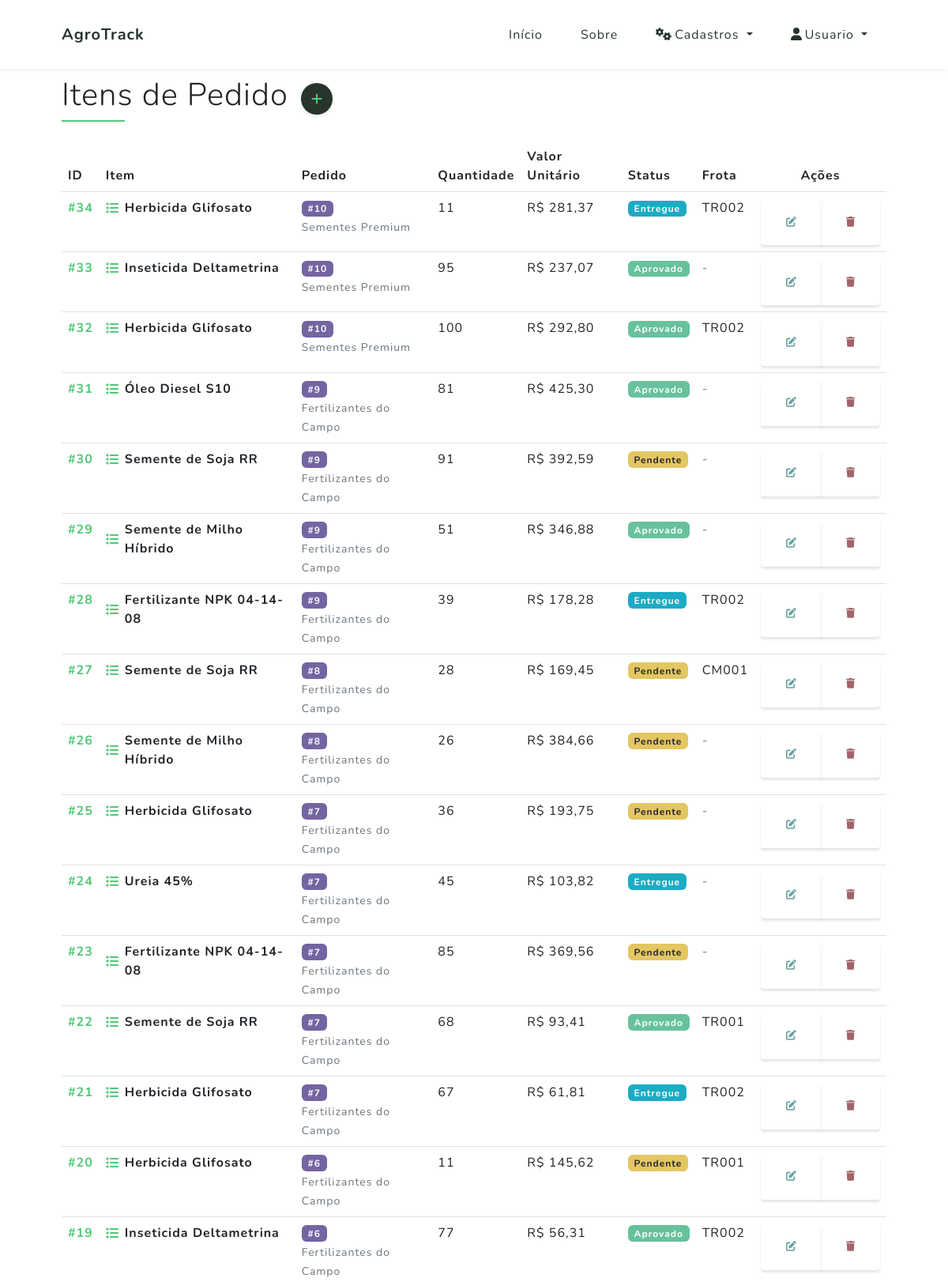
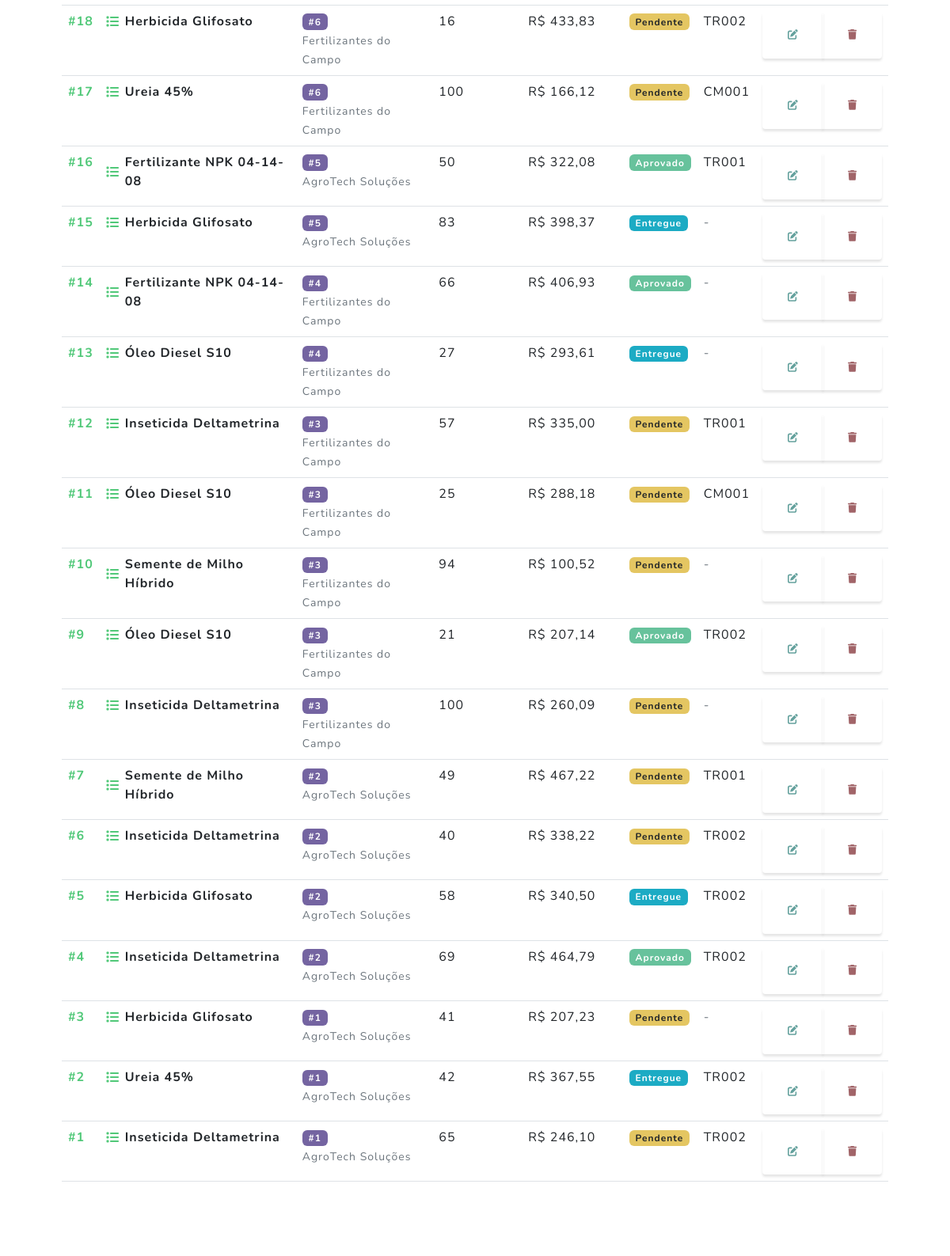
The page /cadastros/listar/itempedido/ (signed in, upper part) on the database its author committed (2 pictures, top to bottom).
### cadastros/models.py (models this page shows, shortened)
class ItemPedido(models.Model):
    STATUS_CHOICES = [
        ('pendente', 'Pendente'),
        ('aprovado', 'Aprovado'),
        ('rejeitado', 'Rejeitado'),
        ('entregue', 'Entregue'),
    ]
    item = models.ForeignKey('Item', on_delete=models.CASCADE)
    frota = models.ForeignKey('Frota', on_delete=models.SET_NULL, null=True, blank=True)
    pedido = models.ForeignKey('Pedido', on_delete=models.CASCADE)
    status = models.CharField(max_length=20, choices=STATUS_CHOICES, default='pendente')
    quantidade = models.PositiveIntegerField()
    valor_unitario = models.DecimalField(max_digits=10, decimal_places=2)
    criado_por = models.ForeignKey(User, on_delete=models.CASCADE)
    class Meta:
        verbose_name = "Item de Pedido"
        verbose_name_plural = "Itens de Pedido"
        ordering = ['pedido', 'item']

class Item(models.Model):
    nome = models.CharField(max_length=100)
    categoria = models.ForeignKey('CategoriaItem', on_delete=models.CASCADE)
    criado_por = models.ForeignKey(User, on_delete=models.CASCADE)
    class Meta:
        verbose_name = "Item"
        verbose_name_plural = "Itens"
        ordering = ['nome']

class Pedido(models.Model):
    STATUS_CHOICES = [
        ('pendente', 'Pendente'),
        ('em_andamento', 'Em Andamento'),
        ('finalizado', 'Finalizado'),
    ]
    fornecedor = models.ForeignKey(Fornecedor, on_delete=models.CASCADE)
    descricao = models.TextField()
    data_pedido = models.DateTimeField(auto_now_add=True)
    previsao_entrega = models.DateField(null=True, blank=True)
    status = models.CharField(max_length=20, choices=STATUS_CHOICES, default='pendente')
    criado_por = models.ForeignKey(User, on_delete=models.CASCADE)
    valor_total = models.DecimalField(max_digits=10, decimal_places=2, default=0.00)
    class Meta:
        verbose_name = "Pedido"
        verbose_name_plural = "Pedidos"
        ordering = ['-data_pedido']

class Fornecedor(models.Model):
    nome = models.CharField(max_length=100)
    cnpj = models.CharField(max_length=18)
    telefone = models.CharField(max_length=20, blank=True)
    email = models.EmailField(blank=True)
    cidade = models.ForeignKey(Cidade, on_delete=models.CASCADE)
    estado = models.ForeignKey(Estado, on_delete=models.CASCADE)
    criado_por = models.ForeignKey(User, on_delete=models.CASCADE)
    class Meta:
        verbose_name = "Fornecedor"
        verbose_name_plural = "Fornecedores"
        ordering = ['nome']

class Frota(models.Model):
    prefixo = models.CharField(max_length=10)
    descricao = models.CharField(max_length=255)
    ano = models.PositiveIntegerField()
    criado_por = models.ForeignKey(User, on_delete=models.CASCADE)
    class Meta:
        verbose_name = "Frota"
        verbose_name_plural = "Frotas"
        ordering = ['prefixo']

### cadastros/views.py (the view)
# urls.py: path('listar/itempedido/', ItemPedidoList.as_view(), name='itempedido-list'),
class ItemPedidoList(LoginRequiredMixin, ListView):
    template_name = 'listas/itempedido.html'
    model = ItemPedido
    context_object_name = 'itens_pedido'
    def get_queryset(self):
        return ItemPedido.objects.select_related(
            'item',
            'item__categoria',  # Categoria do item
            'frota',
            'pedido',
            'pedido__fornecedor',  # Fornecedor do pedido
            'criado_por'
        ).filter(
            criado_por=self.request.user
        ).order_by('-id')  # Usar -id em vez de -criado_em

### cadastros/templates/listas/itempedido.html (shortened to what this page needs)
{% extends "paginasweb/modelo.html" %}
{% load static %}
{% block conteudo %}
<section class="py-5 mt-5">
    <div class="container px-4 px-lg-5">
        <div class="mb-5">
            <div class="d-flex align-items-center mb-4">
                <div class="me-3">
                    <h1 class="text-dark fw-light mb-2">Itens de Pedido</h1>
                    <div class="border-bottom border-2 border-primary" style="width: 80px;"></div>
                </div>
                <a class="btn-add-round" href="{% url 'cadastrar-itempedido' %}" title="Cadastrar Novo Item de Pedido">
                    <i class="fas fa-plus"></i>
                </a>
            </div>
            <div class="table-container">
                <table class="table table-modern">
                    <thead>
                        <tr>
                            <th>ID</th>
                            <th>Item</th>
                            <th>Pedido</th>
                            <th>Quantidade</th>
                            <th>Valor Unitário</th>
                            <th>Status</th>
                            <th>Frota</th>
                            <th class="text-center">Ações</th>
                        </tr>
                    </thead>
                    <tbody>
                        {% for item_pedido in object_list %}
                        <tr>
                            <td class="fw-bold text-primary">#{{ item_pedido.id }}</td>
                            <td>
                                <div class="d-flex align-items-center">
                                    <i class="fas fa-list text-primary me-2"></i>
                                    <strong>{{ item_pedido.item.nome }}</strong>
                                </div>
                            </td>
                            <td>
                                <span class="badge bg-secondary">#{{ item_pedido.pedido.id }}</span>
                                <br><small class="text-muted">{{ item_pedido.pedido.fornecedor.nome }}</small>
                            </td>
                            <td>{{ item_pedido.quantidade }}</td>
                            <td>R$ {{ item_pedido.valor_unitario|floatformat:2 }}</td>
                            <td>
                                {% if item_pedido.status == 'pendente' %}
                                    <span class="badge bg-warning text-dark">Pendente</span>
                                {% elif item_pedido.status == 'aprovado' %}
                                    <span class="badge bg-success">Aprovado</span>
                                {% elif item_pedido.status == 'rejeitado' %}
                                    <span class="badge bg-danger">Rejeitado</span>
                                {% else %}
                                    <span class="badge bg-info">Entregue</span>
                                {% endif %}
                            </td>
                            <td>
                                {% if item_pedido.frota %}
                                    {{ item_pedido.frota.prefixo }}
                                {% else %}
                                    <span class="text-muted">-</span>
                                {% endif %}
                            </td>
                            <td class="text-center">
                                <div class="btn-group" role="group">
                                    <a href="{% url 'itempedido-update' item_pedido.id %}"
                                       class="btn btn-outline-primary btn-sm" title="Editar">
                                        <i class="fas fa-edit"></i>
                                    </a>
                                    <a href="{% url 'itempedido-deletar' item_pedido.id %}"
                                       class="btn btn-outline-danger btn-sm" title="Excluir">
                                        <i class="fas fa-trash"></i>
                                    </a>
                                </div>
                            </td>
                        </tr>
                        {% endfor %}
                    </tbody>
                </table>
            </div>
        </div>
    </div>
</section>
{% endblock %}

### paginasweb/templates/paginasweb/modelo.html (shortened to what this page needs)
{% load static %}
<!DOCTYPE html>
<html lang="pt-br">
<head>
    <link href="https://cdn.jsdelivr.net/npm/bootstrap@5.3.0/dist/css/bootstrap.min.css" rel="stylesheet">
    <link href="{% static 'css/styles.css' %}" rel="stylesheet">
</head>
<body id="page-top" class="bg-white">
    <nav class="navbar navbar-expand-lg navbar-light fixed-top" id="mainNav">
        <div class="container px-4 px-lg-5">
            <a class="navbar-brand" href="/">AgroTrack</a>
            <div class="collapse navbar-collapse" id="navbarResponsive">
                <ul class="navbar-nav ms-auto">
                    <li class="nav-item"><a class="nav-link" href="/">Início</a></li>
                    <li class="nav-item"><a class="nav-link" href="/sobre/">Sobre</a></li>
                    {% if user.is_authenticated %}
                        <li class="nav-item dropdown">
                            <a class="nav-link dropdown-toggle" href="#" id="navbarDropdown" role="button"
                               data-bs-toggle="dropdown" aria-expanded="false">
                                <i class="fas fa-cogs me-1"></i>Cadastros
                            </a>
                        </li>
                        <li class="nav-item dropdown">
                            <a class="nav-link dropdown-toggle" href="#" id="userDropdown" role="button"
                               data-bs-toggle="dropdown" aria-expanded="false">
                                <i class="fas fa-user me-1"></i>{{ user.first_name|default:user.username }}
                            </a>
                        </li>
                    {% endif %}
                </ul>
            </div>
        </div>
    </nav>
    {% block conteudo %}{% endblock %}
</body>
</html>

### rows shown on the page
ItemPedido: id "34", item.nome "Herbicida Glifosato", pedido.id "10", pedido.fornecedor.nome "Sementes Premium", quantidade "11", valor_unitario "281,37", status "Entregue", frota.prefixo "TR002"
ItemPedido: id "33", item.nome "Inseticida Deltametrina", pedido.id "10", pedido.fornecedor.nome "Sementes Premium", quantidade "95", valor_unitario "237,07", status "Aprovado"
ItemPedido: id "32", item.nome "Herbicida Glifosato", pedido.id "10", pedido.fornecedor.nome "Sementes Premium", quantidade "100", valor_unitario "292,80", status "Aprovado", frota.prefixo "TR002"
ItemPedido: id "31", item.nome "Óleo Diesel S10", pedido.id "9", pedido.fornecedor.nome "Fertilizantes do Campo", quantidade "81", valor_unitario "425,30", status "Aprovado"
ItemPedido: id "30", item.nome "Semente de Soja RR", pedido.id "9", pedido.fornecedor.nome "Fertilizantes do Campo", quantidade "91", valor_unitario "392,59", status "Pendente"
ItemPedido: id "29", item.nome "Semente de Milho Híbrido", pedido.id "9", pedido.fornecedor.nome "Fertilizantes do Campo", quantidade "51", valor_unitario "346,88", status "Aprovado"
ItemPedido: id "28", item.nome "Fertilizante NPK 04-14-08", pedido.id "9", pedido.fornecedor.nome "Fertilizantes do Campo", quantidade "39", valor_unitario "178,28", status "Entregue", frota.prefixo "TR002"
ItemPedido: id "27", item.nome "Semente de Soja RR", pedido.id "8", pedido.fornecedor.nome "Fertilizantes do Campo", quantidade "28", valor_unitario "169,45", status "Pendente", frota.prefixo "CM001"
ItemPedido: id "26", item.nome "Semente de Milho Híbrido", pedido.id "8", pedido.fornecedor.nome "Fertilizantes do Campo", quantidade "26", valor_unitario "384,66", status "Pendente"
ItemPedido: id "25", item.nome "Herbicida Glifosato", pedido.id "7", pedido.fornecedor.nome "Fertilizantes do Campo", quantidade "36", valor_unitario "193,75", status "Pendente"
ItemPedido: id "24", item.nome "Ureia 45%", pedido.id "7", pedido.fornecedor.nome "Fertilizantes do Campo", quantidade "45", valor_unitario "103,82", status "Entregue"
ItemPedido: id "23", item.nome "Fertilizante NPK 04-14-08", pedido.id "7", pedido.fornecedor.nome "Fertilizantes do Campo", quantidade "85", valor_unitario "369,56", status "Pendente"
ItemPedido: id "22", item.nome "Semente de Soja RR", pedido.id "7", pedido.fornecedor.nome "Fertilizantes do Campo", quantidade "68", valor_unitario "93,41", status "Aprovado", frota.prefixo "TR001"
ItemPedido: id "21", item.nome "Herbicida Glifosato", pedido.id "7", pedido.fornecedor.nome "Fertilizantes do Campo", quantidade "67", valor_unitario "61,81", status "Entregue", frota.prefixo "TR002"
ItemPedido: id "20", item.nome "Herbicida Glifosato", pedido.id "6", pedido.fornecedor.nome "Fertilizantes do Campo", quantidade "11", valor_unitario "145,62", status "Pendente", frota.prefixo "TR001"
ItemPedido: id "19", item.nome "Inseticida Deltametrina", pedido.id "6", pedido.fornecedor.nome "Fertilizantes do Campo", quantidade "77", valor_unitario "56,31", status "Aprovado", frota.prefixo "TR002"
ItemPedido: id "18", item.nome "Herbicida Glifosato", pedido.id "6", pedido.fornecedor.nome "Fertilizantes do Campo", quantidade "16", valor_unitario "433,83", status "Pendente", frota.prefixo "TR002"
ItemPedido: id "17", item.nome "Ureia 45%", pedido.id "6", pedido.fornecedor.nome "Fertilizantes do Campo", quantidade "100", valor_unitario "166,12", status "Pendente", frota.prefixo "CM001"
ItemPedido: id "16", item.nome "Fertilizante NPK 04-14-08", pedido.id "5", pedido.fornecedor.nome "AgroTech Soluções", quantidade "50", valor_unitario "322,08", status "Aprovado", frota.prefixo "TR001"
ItemPedido: id "15", item.nome "Herbicida Glifosato", pedido.id "5", pedido.fornecedor.nome "AgroTech Soluções", quantidade "83", valor_unitario "398,37", status "Entregue"
ItemPedido: id "14", item.nome "Fertilizante NPK 04-14-08", pedido.id "4", pedido.fornecedor.nome "Fertilizantes do Campo", quantidade "66", valor_unitario "406,93", status "Aprovado"
ItemPedido: id "13", item.nome "Óleo Diesel S10", pedido.id "4", pedido.fornecedor.nome "Fertilizantes do Campo", quantidade "27", valor_unitario "293,61", status "Entregue"
ItemPedido: id "12", item.nome "Inseticida Deltametrina", pedido.id "3", pedido.fornecedor.nome "Fertilizantes do Campo", quantidade "57", valor_unitario "335,00", status "Pendente", frota.prefixo "TR001"
ItemPedido: id "11", item.nome "Óleo Diesel S10", pedido.id "3", pedido.fornecedor.nome "Fertilizantes do Campo", quantidade "25", valor_unitario "288,18", status "Pendente", frota.prefixo "CM001"
ItemPedido: id "10", item.nome "Semente de Milho Híbrido", pedido.id "3", pedido.fornecedor.nome "Fertilizantes do Campo", quantidade "94", valor_unitario "100,52", status "Pendente"
ItemPedido: id "9", item.nome "Óleo Diesel S10", pedido.id "3", pedido.fornecedor.nome "Fertilizantes do Campo", quantidade "21", valor_unitario "207,14", status "Aprovado", frota.prefixo "TR002"
ItemPedido: id "8", item.nome "Inseticida Deltametrina", pedido.id "3", pedido.fornecedor.nome "Fertilizantes do Campo", quantidade "100", valor_unitario "260,09", status "Pendente"
ItemPedido: id "7", item.nome "Semente de Milho Híbrido", pedido.id "2", pedido.fornecedor.nome "AgroTech Soluções", quantidade "49", valor_unitario "467,22", status "Pendente", frota.prefixo "TR001"
ItemPedido: id "6", item.nome "Inseticida Deltametrina", pedido.id "2", pedido.fornecedor.nome "AgroTech Soluções", quantidade "40", valor_unitario "338,22", status "Pendente", frota.prefixo "TR002"
ItemPedido: id "5", item.nome "Herbicida Glifosato", pedido.id "2", pedido.fornecedor.nome "AgroTech Soluções", quantidade "58", valor_unitario "340,50", status "Entregue", frota.prefixo "TR002"
ItemPedido: id "4", item.nome "Inseticida Deltametrina", pedido.id "2", pedido.fornecedor.nome "AgroTech Soluções", quantidade "69", valor_unitario "464,79", status "Aprovado", frota.prefixo "TR002"
ItemPedido: id "3", item.nome "Herbicida Glifosato", pedido.id "1", pedido.fornecedor.nome "AgroTech Soluções", quantidade "41", valor_unitario "207,23", status "Pendente"
ItemPedido: id "2", item.nome "Ureia 45%", pedido.id "1", pedido.fornecedor.nome "AgroTech Soluções", quantidade "42", valor_unitario "367,55", status "Entregue", frota.prefixo "TR002"
ItemPedido: id "1", item.nome "Inseticida Deltametrina", pedido.id "1", pedido.fornecedor.nome "AgroTech Soluções", quantidade "65", valor_unitario "246,10", status "Pendente", frota.prefixo "TR002"

### other values the page prints
{{ user.first_name|default:user.username }} "Usuario"
